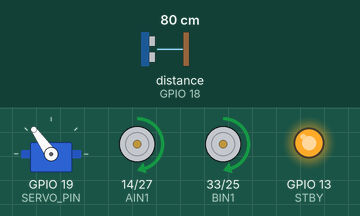
This sketch was run on a simulated ESP32. Parts: servo, motor-driver pin pairs drawn as motors (green arrow = first pin HIGH = forward, orange = second pin HIGH = backward, longer = more drive, scaled by the enable pin, stopped while the standby pin is LOW), output pins drawn as LEDs (lit = HIGH). Wiring (inferred from the names in the program): ultrasonic range finder: trigger GPIO 4; echo GPIO 18. The inputs (shaded band) are chosen by the test bench; at power-on: distance to the obstacle (sensor on GPIO 18) 80 cm. The echo pulse lasts 58.3 µs per cm; pins used as bus, display or sensor lines are not drawn.

Above: at 2.2 s.
2.3 s: distance to the obstacle (sensor on GPIO 18) set to 250 cm
5.3 s: distance to the obstacle (sensor on GPIO 18) set to 2 cm
At 5.45 s:
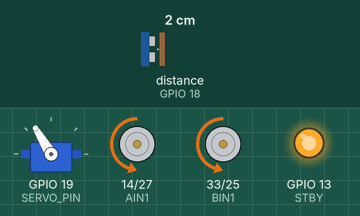
8.3 s: distance to the obstacle (sensor on GPIO 18) set to 18 cm
At 8.54 s:
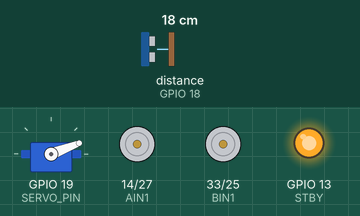
11.3 s: distance to the obstacle (sensor on GPIO 18) set to 16 cm
14.3 s: distance to the obstacle (sensor on GPIO 18) set to 13 cm
At 14.84 s:
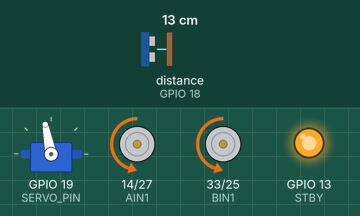
17.3 s: distance to the obstacle (sensor on GPIO 18) set to 35 cm
At 17.67 s:
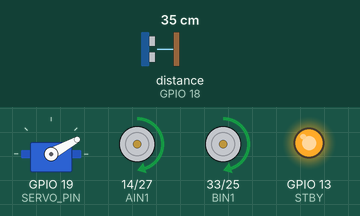
Timing chart, 0 to 21.3 s (numbered marks = the images above; inputs shaded):
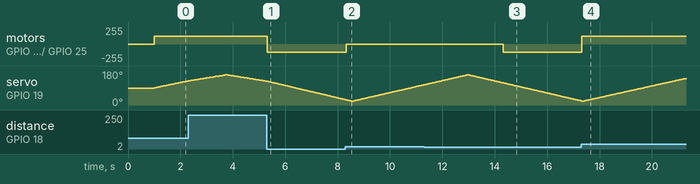

The sketch:

RoboPet.ino
```cpp
#include <ESP32Servo.h>

// -------- ULTRASONIC --------
#define TRIG_PIN 4
#define ECHO_PIN 18

// -------- SERVO --------
#define SERVO_PIN 19
Servo myServo;

// -------- MOTOR DRIVER --------
#define AIN1 14
#define AIN2 27
#define PWMA 26
#define BIN1 33
#define BIN2 25
#define PWMB 32
#define STBY 13

// --- ADJUSTMENTS ---
const int SERVO_CENTER = 90;
const int SWEEP_RANGE = 70;
const int SERVO_STEP = 1;
const int MOTOR_SPEED = 120;
const int SPEED_DELAY = 40;
int LEFT_SPEED = 160;
int RIGHT_SPEED = 200;

int currentAngle = SERVO_CENTER;
int stepDir = SERVO_STEP;

void setup() {
  Serial.begin(115200);

  pinMode(TRIG_PIN, OUTPUT);
  pinMode(ECHO_PIN, INPUT);
  pinMode(STBY, OUTPUT);
  digitalWrite(STBY, HIGH);

  pinMode(AIN1, OUTPUT); pinMode(AIN2, OUTPUT); pinMode(PWMA, OUTPUT);
  pinMode(BIN1, OUTPUT); pinMode(BIN2, OUTPUT); pinMode(PWMB, OUTPUT);

  ESP32PWM::allocateTimer(0);
  myServo.setPeriodHertz(50);
  myServo.attach(SERVO_PIN, 500, 2400);

  myServo.write(SERVO_CENTER);
  delay(1000);
}

void loop() {
  // --- SERVO SWEEP ---
  currentAngle += stepDir;
  if (currentAngle >= (SERVO_CENTER + SWEEP_RANGE) || currentAngle <= (SERVO_CENTER - SWEEP_RANGE)) {
    stepDir = -stepDir;
  }
  myServo.write(currentAngle);

  long distance = getDistance();

  // --- MOVEMENT LOGIC ---
  if (distance > 0 && distance < 15) {
    executeMove("BACKWARD");
  }
  else if (distance > 25) {
    executeMove("FORWARD");
  }
  else if(distance > 15 && distance < 25){
    executeMove("STOP");
  }

  delay(30);
}

long getDistance() {
  digitalWrite(TRIG_PIN, LOW);
  delayMicroseconds(2);
  digitalWrite(TRIG_PIN, HIGH);
  delayMicroseconds(10);
  digitalWrite(TRIG_PIN, LOW);
  long duration = pulseIn(ECHO_PIN, HIGH, 25000);
  return (duration / 2) / 29.1;
}

void executeMove(String dir) {
  if (dir == "FORWARD") {
    digitalWrite(AIN1, HIGH); digitalWrite(AIN2, LOW);
    digitalWrite(BIN1, HIGH); digitalWrite(BIN2, LOW);
    analogWrite(PWMA, MOTOR_SPEED);
    analogWrite(PWMB, MOTOR_SPEED);
  } else if (dir == "BACKWARD") {
    digitalWrite(AIN1, LOW); digitalWrite(AIN2, HIGH);
    digitalWrite(BIN1, LOW); digitalWrite(BIN2, HIGH);
    analogWrite(PWMA, MOTOR_SPEED);
    analogWrite(PWMB, MOTOR_SPEED);
  } else {
    digitalWrite(AIN1, LOW); digitalWrite(AIN2, LOW);
    digitalWrite(BIN1, LOW); digitalWrite(BIN2, LOW);
    analogWrite(PWMA, 0);
    analogWrite(PWMB, 0);
  }
}
```

Measured:
- the behaviour switches between 15 and 14 cm on distance to the obstacle (sensor on GPIO 18) (found by bisection; images 2 and 3)
- after the input at 5.3 s, motor on GPIO 14 (AIN1) / GPIO 27 (AIN2), motor on GPIO 33 (BIN1) / GPIO 25 (BIN2): forward 120/255 → backward 120/255 at once
- after the input at 8.3 s, motor on GPIO 14 (AIN1) / GPIO 27 (AIN2), motor on GPIO 33 (BIN1) / GPIO 25 (BIN2): backward 120/255 → stopped at once
- after the input at 14.3 s, motor on GPIO 14 (AIN1) / GPIO 27 (AIN2), motor on GPIO 33 (BIN1) / GPIO 25 (BIN2): stopped → backward 120/255 at once
- after the input at 17.3 s, motor on GPIO 14 (AIN1) / GPIO 27 (AIN2), motor on GPIO 33 (BIN1) / GPIO 25 (BIN2): backward 120/255 → forward 120/255 at once
